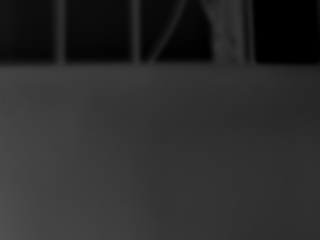
#> input picture Ejercicios/Punto_1/Propano/imagen_referencia.jpg, 320 x 240 px, found by its file name; its folder holds 5 pictures in this run
$ python detect.py
#> lines starting #> are read from the running program, lines starting #| are printed output that depends on the picture
import cv2
import os
import numpy as np

#Aquí se calcula el volumen mínimo, máximo, promedio e individual de cada una de las imágenes en la carpeta

# Obtener la ruta del dir actual
script_dir = os.path.dirname(os.path.abspath(__file__))

# Directorio donde se encuentran las imágenes
images_dir = os.path.join(script_dir, 'Propano')

# Crear una lista para almacenar imágenes
processed_images = []

# Iterar sobre las imágenes del directorio, se itera sobre las primeras veinte imágenes porque parecen similares

for i in range(1, 21):  # Iterar del 1 al 20
    # Construir el nombre de la imagen
    image_name = f'image({i}).bmp'

    # Construir la ruta relativa de la imagen utilizando images_dir
    image_path = os.path.join(images_dir, image_name)

    # Verificar si existe imagen
    if os.path.isfile(image_path):
        # Cargar la imagen
        image = cv2.imread(image_path)

        # Aplicar el filtro de media con un tamaño de kernel (5x5)
        filtered_image = cv2.blur(image, (5, 5))

        # Agregar la imagen procesada a la lista
        processed_images.append(filtered_image)
        print(f"Imagen {image_name} procesada.")
    else:
        print(f"La imagen {image_name} no se encontró en la ruta especificada.")

# Verificar la lista de imágenes procesadas
print("Imágenes procesadas:", len(processed_images))

# Calcular la imagen de referencia promediando las imágenes procesadas
if processed_images:
    # Convertir la lista de imágenes procesadas a un array NumPy
    images_array = np.array(processed_images)

    # Calcular el promedio a lo largo del eje 0 (promedio de píxeles)
    reference_image = np.mean(images_array, axis=0).astype(np.uint8)

        # Guardar la imagen de referencia
    reference_image_path = os.path.join(script_dir, 'Propano', 'imagen_referencia.jpg')
    cv2.imwrite(reference_image_path, reference_image)
    print(f"Imagen de referencia guardada en {reference_image_path}")


    # Mostrar la imagen de referencia
    cv2.imshow('Imagen de Referencia', reference_image)
    cv2.waitKey(0)
    cv2.destroyAllWindows()
else:
    print("No se encontraron imágenes para procesar.")


# Función para calcular el volumen de gas utilizando una regla de tres
def calcular_volumen_gas(area_diff, referencia, porcentaje_referencia):
    volumen_gas = (area_diff * referencia) / porcentaje_referencia
    return volumen_gas


# Función para calcular las diferencias y superponer los resultados en una imagen
def calcular_diferencias(img_referencia, img_folder, img_comparar, umbral):
    # Obtener la ruta del directorio actual donde se encuentra el script Python
#> called with img_referencia = 'Punto_1/Propano/imagen_referencia.jpg', img_folder = 'Punto_1/Propano', img_comparar = 'Propano/propano5L.jpg', umbral = 5
    script_dir = os.path.dirname(os.path.abspath(__file__))

    # Crear una carpeta para las imágenes de diferencias si no existe
    diff_folder = os.path.join(script_dir, 'Diferencias')
    if not os.path.exists(diff_folder):
        os.makedirs(diff_folder)

    # Leer la imagen de referencia y convertirla a escala de grises
    reference_image_gray = cv2.imread(img_referencia, cv2.IMREAD_GRAYSCALE)
#> reference_image_gray is the input picture: shape (240, 320); min 0, max 80, mean 43.7

    # Construir las rutas relativas a las imágenes
    img_comparar_path = os.path.join(script_dir, img_comparar)

    # Comparar la imagen de referencia con todas las imágenes de la carpeta
    for filename in os.listdir(img_folder):
        if filename.endswith('.bmp'):
            img_path = os.path.join(img_folder, filename)
            img = cv2.imread(img_path, cv2.IMREAD_GRAYSCALE)
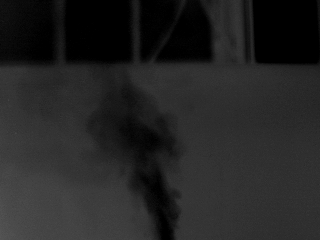
#> input picture Ejercicios/Punto_1/Propano/image(100).bmp, 320 x 240 px, found by its file name
#> img is the input picture: shape (240, 320); min 0, max 86, mean 36.2

            # Verificar y redimensionar las imágenes si es necesario
            if reference_image_gray.shape != img.shape:
                img = cv2.resize(img, (reference_image_gray.shape[1], reference_image_gray.shape[0]))

            # Calcular la diferencia absoluta entre la imagen de referencia y la imagen actual
            diff_ref = cv2.absdiff(reference_image_gray, img)
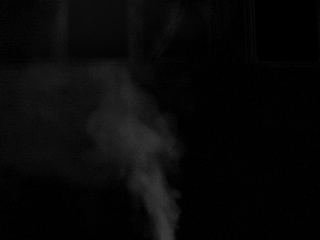
#> diff_ref: shape (240, 320); min 0, max 55, mean 8.1
            diff_count_ref = np.count_nonzero(diff_ref >= umbral)
#> diff_count_ref = 34614

            # Calcular el porcentaje de diferencia en relación con el tamaño de la imagen
            area_diff_ref = diff_count_ref / (img.shape[0] * img.shape[1]) * 100
#> area_diff_ref = 45.07

            # Leer la imagen a comparar y convertirla a escala de grises
            img_compare = cv2.imread(img_comparar_path, cv2.IMREAD_GRAYSCALE)
#> (the run stopped early here; a loop or call above may not have finished)
